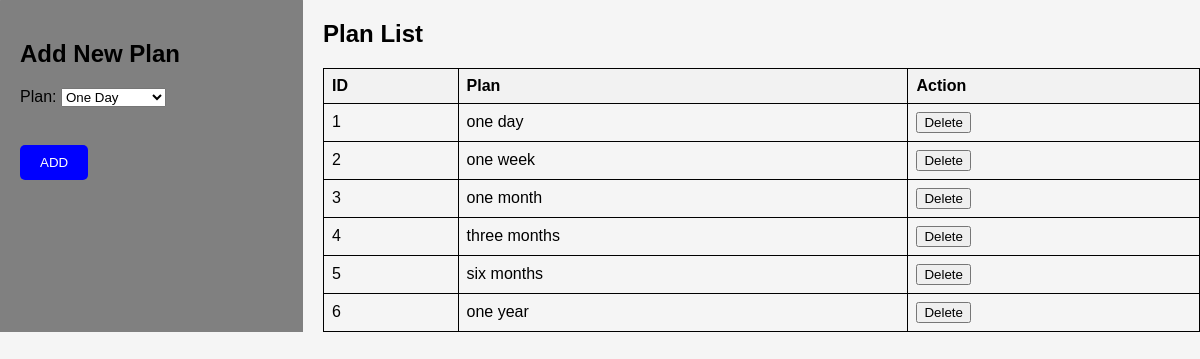
The app's page /plan.php with its own data.
### tables this page shows
CREATE TABLE `plans` (
  `plan_id` int(11) NOT NULL,
  `plan_type` varchar(255) NOT NULL
);

### plan.php (the view, shortened to what this page needs)
<?php
$host = "localhost";
$username_db = "root";
$password_db = "";
$database = "thegymdb";
$con = mysqli_connect($host, $username_db, $password_db, $database);
$query = "SELECT * FROM plans";
$result = mysqli_query($con, $query);
if ($result) {
    $plans = mysqli_fetch_all($result, MYSQLI_ASSOC);
} else {
    $plans = [];
}
?>
<!DOCTYPE html>
<html lang="en">
<head>
</head>
<body>
    <div class="container">
        <div class="form-container">
            <h2>Add New Plan</h2>
            <form action="plan.php" method="post">
                <label for="plan">Plan:</label>
                <select name="plan" id="plan" required>
                    <option value="one day">One Day</option>
                </select><br><br>
                <div class="action-buttons">
                    <button type="submit">ADD</button>
                </div>
            </form>
        </div>
        <div class="plan-list">
            <h2>Plan List</h2>
            <table>
                <thead>
                    <tr>
                        <th>ID</th>
                        <th>Plan</th>
                        <th>Action</th>
                    </tr>
                </thead>
                <tbody>
                    <?php foreach ($plans as $plan): ?>
                        <tr id="plan-<?php echo $plan['plan_id']; ?>">
                            <td><?php echo $plan['plan_id']; ?></td>
                            <td><?php echo $plan['plan_type']; ?></td>
                            <td><button onclick="deletePlan(<?php echo $plan['plan_id']; ?>)">Delete</button></td>
                        </tr>
                    <?php endforeach; ?>
                </tbody>
            </table>
        </div>
    </div>
</body>
</html>

### plan.php (style rules this page uses)
body { background-color: whitesmoke; color: black; margin: 0; padding: 0; font-family: Arial, sans-serif; }
.container { display: flex; }
.form-container { flex: 0.3; margin-right: 20px; background-color: gray; padding: 20px; border-radius: 0.3px; }
.plan-list { flex: 1; }
table { width: 100%; border-collapse: collapse; }
th, td { border: 1px solid black; padding: 8px; text-align: left; }
th { background-color: #f2f2f2; }
.action-buttons { display: flex; justify-content: space-between; margin-top: 20px; }
button[type="submit"] { background-color: blue; color: white; border: none; padding: 10px 20px; border-radius: 5px; cursor: pointer; }

### records on screen
plans: plan_id "1", plan_type "one day"
plans: plan_id "2", plan_type "one week"
plans: plan_id "3", plan_type "one month"
plans: plan_id "4", plan_type "three months"
plans: plan_id "5", plan_type "six months"
plans: plan_id "6", plan_type "one year"
